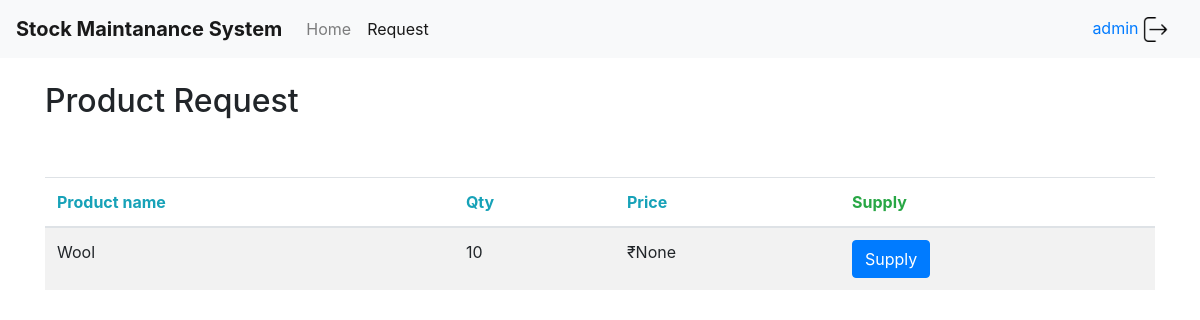
Page /request (signed in) on the earlier database version.
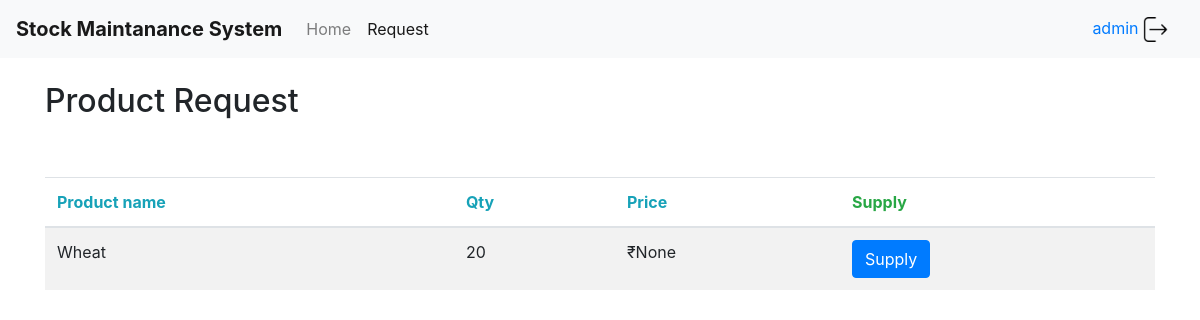
Same page on the later database version.
### tables this page shows
CREATE TABLE request (requestID integer primary key,requestName text,
                                        requestQTY interger, requestPrice integer);

### app.py (the view)
@app.route("/request",methods=["GET","POST"])
def supplierRequest():
   con = sql.connect("database.sqlite")
   con.row_factory = sql.Row
   cur = con.cursor()
   cur.execute("select * from request")
   rows = cur.fetchall();
   return  render_template('supplier_req.html',rows = rows,user=session["name"])

### templates/supplier_req.html (shortened to what this page needs)
<!DOCTYPE html>
<html>
<head>
	<link rel="stylesheet" href="https://stackpath.bootstrapcdn.com/bootstrap/4.1.3/css/bootstrap.min.css">
</head>
<body>
				<nav class="navbar navbar-expand-lg navbar-light bg-light">
			  <a class="navbar-brand" href="#"><b>Stock Maintanance System</b></a>
			  <div class="collapse navbar-collapse" id="navbarNavAltMarkup">
			    <div class="navbar-nav">
                    <a class="nav-item nav-link" href="/supplier">Home</a>
                    <a class="nav-item nav-link active" href="/request">Request <span class="sr-only">(current)</span></a>
			    </div>
			  </div>
        <a class="nav-item nav-link" href="{{url_for('login_page.a_logout')}}">{{user}} <img src={{url_for('static',filename='logout.png')}} width="25" height="25"></a>
			</nav>
<div class="container">
  <h2>Product Request</h2>
  <table class="table table-striped">
    <thead>
      <tr>
        <th class="text-info">Product name</th>
        <th class="text-info">Qty</th>
        <th class="text-info">Price</th>
        <th class="text-success">Supply</th>
      </tr>
    </thead>
    <tbody>
       {% for row in rows %}
            <tr>
               <td>{{row["requestName"]}}</td>
               <td>{{row['requestQTY']}}</td>
               <td>₹{{row['requestPrice']}}</td>
               <td>
                {% if (row['requestPrice']) %}
                <a><button class="btn btn-success" OnClick='addModal({{row["requestID"]}},"{{row["requestName"]}}","{{row["requestQTY"]}}","{{row["requestPrice"]}}");'>Add</button></a></td>
            {% else %}
                <a><button class="btn btn-primary" OnClick='showModal({{row["requestID"]}},"{{row["requestName"]}}","{{row["requestQTY"]}}","{{row["requestPrice"]}}");'>Supply</button></a></td>
            {% endif %}
            </tr>
         {% endfor %}
    </tbody>
  </table>
</div>
</body>
</html>

Differences in the rows shown:
removed request: requestName "Wool", requestQTY "10", requestPrice "None"
added request: requestName "Wheat", requestQTY "20", requestPrice "None"
